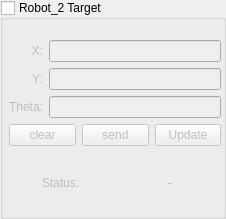
   <widget class="QGroupBox" name="groupBox_Target_robot2">
    <property name="geometry">
     <rect>
      <x>792</x>
      <y>240</y>
      <width>226</width>
      <height>219</height>
     </rect>
    </property>
    <property name="title">
     <string>Robot_2 Target</string>
    </property>
    <property name="checkable">
     <bool>true</bool>
    </property>
    <property name="checked">
     <bool>false</bool>
    </property>
    <widget class="QWidget" name="layoutWidget">
     <property name="geometry">
      <rect>
       <x>9</x>
       <y>40</y>
       <width>212</width>
       <height>173</height>
      </rect>
     </property>
     <layout class="QVBoxLayout" name="verticalLayout_20">
      <item>
       <layout class="QHBoxLayout" name="horizontalLayout_13">
        <item>
         <layout class="QVBoxLayout" name="verticalLayout_11">
          <item>
           <widget class="QLabel" name="label_12">
            <property name="layoutDirection">
             <enum>Qt::LeftToRight</enum>
            </property>
            <property name="text">
             <string>X:</string>
            </property>
            <property name="alignment">
             <set>Qt::AlignRight|Qt::AlignTrailing|Qt::AlignVCenter</set>
            </property>
           </widget>
          </item>
          <item>
           <widget class="QLabel" name="label_13">
            <property name="text">
             <string>Y:</string>
            </property>
            <property name="alignment">
             <set>Qt::AlignRight|Qt::AlignTrailing|Qt::AlignVCenter</set>
            </property>
           </widget>
          </item>
          <item>
           <widget class="QLabel" name="label_14">
            <property name="text">
             <string>Theta:</string>
            </property>
            <property name="alignment">
             <set>Qt::AlignRight|Qt::AlignTrailing|Qt::AlignVCenter</set>
            </property>
           </widget>
          </item>
         </layout>
        </item>
        <item>
         <layout class="QVBoxLayout" name="verticalLayout_12">
          <item>
           <widget class="QLineEdit" name="lineEdit_robot2_target_x"/>
          </item>
          <item>
           <widget class="QLineEdit" name="lineEdit_robot2_target_y"/>
          </item>
          <item>
           <widget class="QLineEdit" name="lineEdit_robot2_target_theta"/>
          </item>
         </layout>
        </item>
       </layout>
      </item>
      <item>
       <layout class="QVBoxLayout" name="verticalLayout_18">
        <item>
         <layout class="QHBoxLayout" name="horizontalLayout_14">
          <item>
           <widget class="QPushButton" name="pushButton_robot_2_clear">
            <property name="font">
             <font>
              <pointsize>9</pointsize>
             </font>
            </property>
            <property name="text">
             <string>clear</string>
            </property>
           </widget>
          </item>
          <item>
           <widget class="QPushButton" name="pushButton_robot_2_send">
            <property name="font">
             <font>
              <pointsize>9</pointsize>
             </font>
            </property>
            <property name="text">
             <string>send</string>
            </property>
           </widget>
          </item>
          <item>
           <widget class="QPushButton" name="pushButton_update_robot2">
            <property name="font">
             <font>
              <pointsize>9</pointsize>
             </font>
            </property>
            <property name="text">
             <string>Update</string>
            </property>
           </widget>
          </item>
         </layout>
        </item>
        <item>
         <layout class="QHBoxLayout" name="horizontalLayout_17">
          <item>
           <widget class="QLabel" name="label_17">
            <property name="text">
             <string>Status:</string>
            </property>
            <property name="alignment">
             <set>Qt::AlignCenter</set>
            </property>
           </widget>
          </item>
          <item>
           <widget class="QLabel" name="label_target_status_robot2">
            <property name="text">
             <string>-</string>
            </property>
            <property name="alignment">
             <set>Qt::AlignCenter</set>
            </property>
           </widget>
          </item>
         </layout>
        </item>
       </layout>
      </item>
     </layout>
    </widget>
   </widget>
